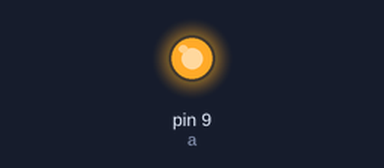
A sketch run on a simulated Arduino Uno, built with avr-gcc and run on an emulated ATmega328P. Shown: output pins drawn as LEDs (lit = HIGH).

Above: at 1.7 s.
At 8.3 s:
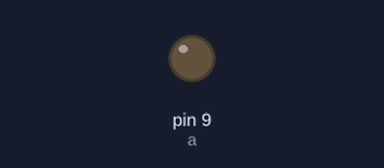
Timing chart, 0 to 14.3 s (numbered marks = the images above):
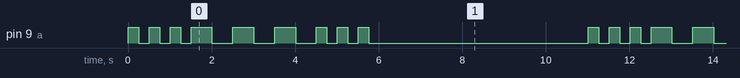

The sketch:

SOS.ino
```cpp
void setup()
  {
      int a = 9;
      pinMode(a, OUTPUT); //sets pin 10 for output
  }

void loop()
  {
    int a = 9;
    int i =0;
    digitalWrite(a, LOW);
    delay(10);

    while (i<3)
    {
      digitalWrite(a, HIGH); //turns on the LED in pin 10
      delay(250); //ms
      digitalWrite(a, LOW); //turns off the LED in pin 10
      delay(250);
      i++;

    }
i=0;
    while(i<3)
    {
      digitalWrite(a, HIGH); //turns on the LED in pin 10
      delay(500); //ms
      digitalWrite(a, LOW); //turns off the LED in pin 10
      delay(500);
      i++;
    }
i=0;
      while(i<3)
      {
      digitalWrite(a, HIGH); //turns on the LED in pin 10
      delay(250); //ms
      digitalWrite(a, LOW); //turns off the LED in pin 10
      delay(250);
      i++;
      }

      digitalWrite(a,LOW);
      delay(5000);

  }
```

Measured:
- by itself, pin 9 (a): repeats every 11.0 s: 2 × (LOW 0.25 s, HIGH 0.25 s), LOW 0.25 s, 3 × (HIGH 0.50 s, LOW 0.50 s), 2 × (HIGH 0.25 s, LOW 0.25 s), HIGH 0.25 s, LOW 5.3 s, HIGH 0.25 s
- by itself, everything shown: repeats every 11.0 s, in 18 steps
